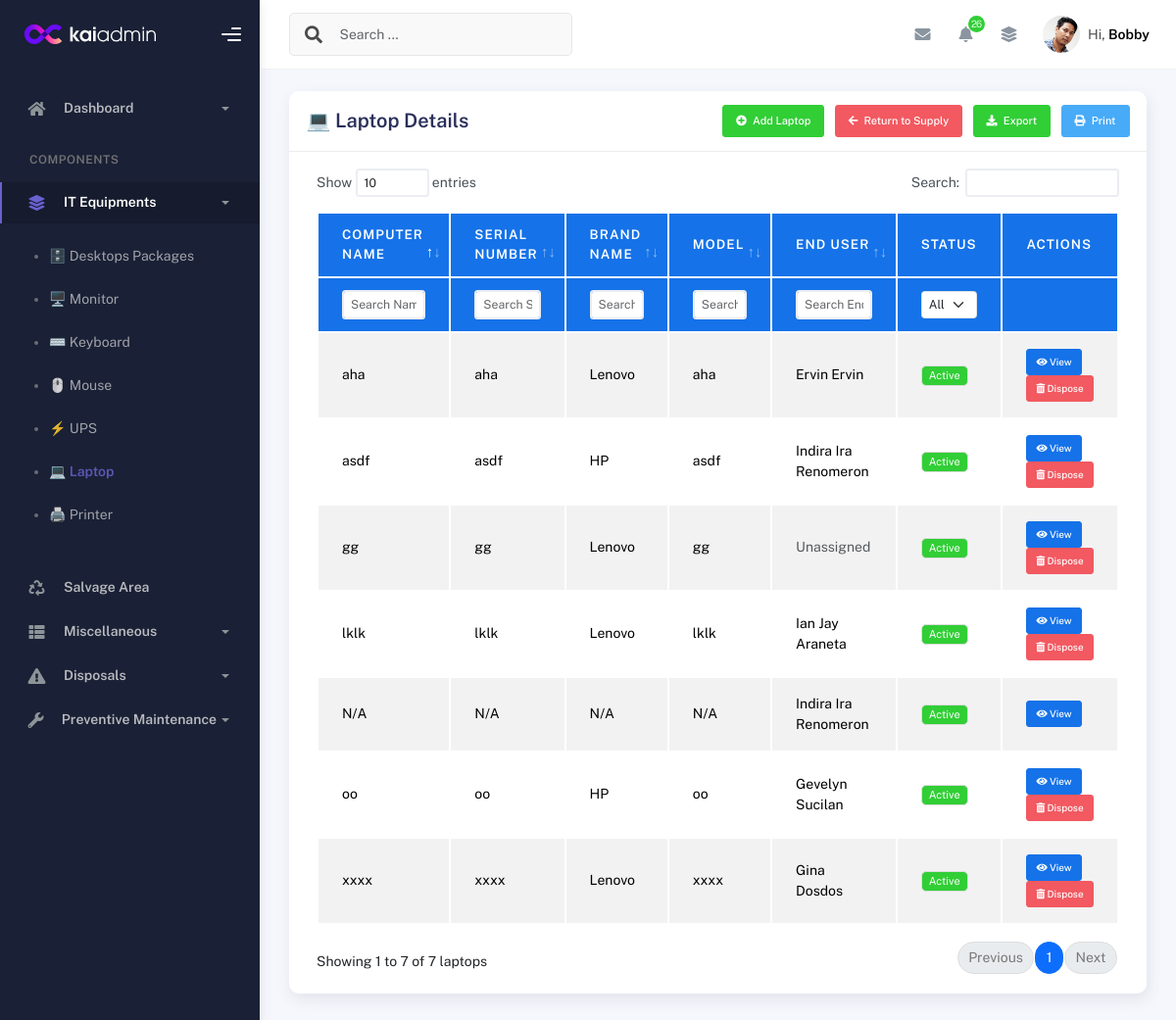
The page /laptops/ (signed in) on the database as committed earlier.
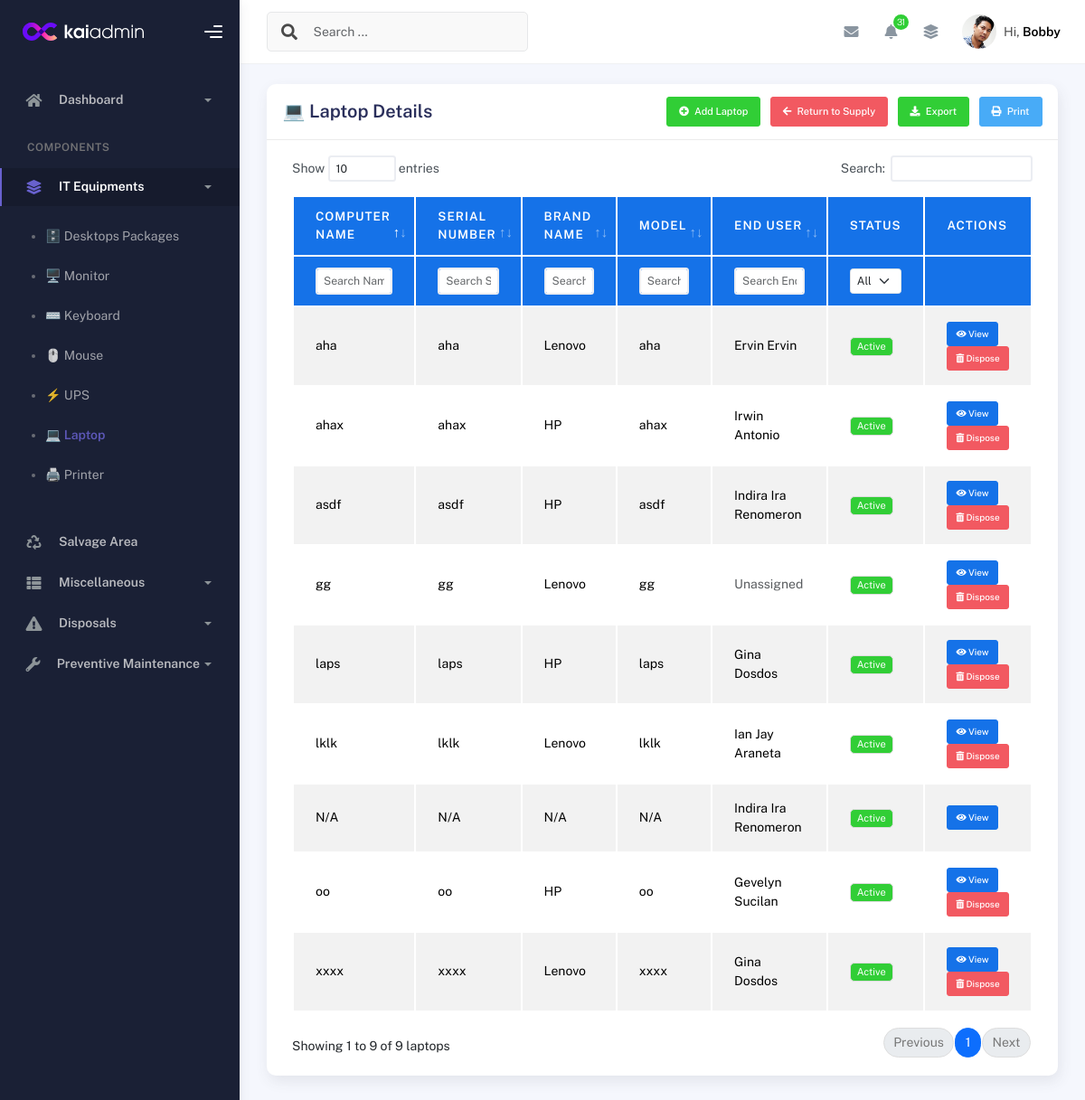
The same page on the database as committed later.
### inventory/models.py (models this page shows, shortened)
class LaptopPackage(models.Model):
    is_disposed = models.BooleanField(default=False)
    disposal_date = models.DateField(null=True, blank=True)
    created_at = models.DateTimeField(auto_now_add=True)
    updated_at = models.DateTimeField(auto_now=True)
    qr_code = models.ImageField(upload_to='qr_codes/laptops', blank=True, null=True)
    pm_schedule_date = models.DateField(null=True, blank=True)
    pm_schedule_notes = models.TextField(null=True, blank=True)

class LaptopDetails(models.Model):
    laptop_package = models.ForeignKey(
        LaptopPackage, related_name='laptop_details', on_delete=models.CASCADE
    )
    laptop_sn_db = models.CharField(max_length=255)
    serial_no_norm = models.CharField(
        max_length=255, null=True, blank=True, db_index=True, editable=False, unique=True
    )
    computer_name = models.CharField(max_length=255, unique=True, null=True)
    brand_name = models.ForeignKey(Brand, on_delete=models.SET_NULL, null=True, blank=True)
    model = models.CharField(max_length=255, null=True, blank=True)
    processor = models.CharField(max_length=100, null=True, blank=True)
    memory = models.CharField(max_length=100, null=True, blank=True)
    drive = models.CharField(max_length=255, null=True, blank=True)
    laptop_OS = models.CharField(max_length=100, blank=True, null=True)
    laptop_Office = models.CharField(max_length=100, blank=True, null=True)
    laptop_OS_keys = models.CharField(max_length=100, blank=True, null=True)
    laptop_Office_keys = models.CharField(max_length=100, blank=True, null=True)
    is_disposed = models.BooleanField(default=False)
    created_at = models.DateTimeField(default=timezone.now)

class Brand(models.Model):
    name = models.CharField(max_length=100, unique=True)
    is_keyboard = models.BooleanField(default=False)
    is_mouse = models.BooleanField(default=False)
    is_monitor = models.BooleanField(default=False)
    is_ups = models.BooleanField(default=False)
    is_desktop = models.BooleanField(default=False)
    is_printer = models.BooleanField(default=False)
    is_laptop = models.BooleanField(default=False)
    def __str__(self):
        return self.name

### inventory/views.py (the view)
# urls.py: path("laptops/", views.laptop_list, name="laptop_list"),
@login_required
def laptop_list(request):
    packages = LaptopPackage.objects.all().select_related()
    laptops = []
    for pkg in packages:
        details = LaptopDetails.objects.filter(laptop_package=pkg, is_disposed=False).first()
        user = UserDetails.objects.filter(laptop_package=pkg).select_related("user_Enduser").first()
        laptops.append({
            "package": pkg,              # ✅ for item.package.id
            "details": details,          # ✅ for item.details.*
            "end_user": user.user_Enduser.full_name if user and user.user_Enduser else None,
        })
    return render(request, "laptop/laptop_list.html", {"laptops": laptops})

### inventory/models.py (called while the page is built)
    @property
    def full_name(self):
        return f"{self.employee_fname} {self.employee_lname}".strip()

    @property
    def avatar_url(self):
        if self.avatar and hasattr(self.avatar, "url"):
            return self.avatar.url
        return "/static/img/default-avatar.png"

### templates/laptop/laptop_list.html (shortened to what the changed rows need)
{% extends 'base.html' %}
{% load static %}
{% block content %}
<div class="container">
  <div class="page-inner">
    <div class="row">
      <div class="col-md-12">
        <div class="card">
          <div class="card-body">
            <div class="table-responsive table-head-bg-primary">
              <table id="laptop-table" class="display table table-striped table-hover" style="width:100%">
                <thead>
                  <tr>
                    <th>Computer Name</th>
                    <th>Serial Number</th>
                    <th>Brand Name</th>
                    <th>Model</th>
                    <th>End User</th>
                    <th>Status</th>
                    <th>Actions</th>
                  </tr>
                  <tr class="filters">
                    <th><input type="text" class="form-control form-control-sm column-search" placeholder="Search Name" data-column="0" /></th>
                    <th><input type="text" class="form-control form-control-sm column-search" placeholder="Search Serial" data-column="1" /></th>
                    <th><input type="text" class="form-control form-control-sm column-search" placeholder="Search Brand" data-column="2" /></th>
                    <th><input type="text" class="form-control form-control-sm column-search" placeholder="Search Model" data-column="3" /></th>
                    <th><input type="text" class="form-control form-control-sm column-search" placeholder="Search End User" data-column="4" /></th>
                    <th>
                      <select class="form-select form-select-sm column-search" data-column="5">
                        <option value="">All</option>
                      </select>
                    </th>
                    <th></th>
                  </tr>
                </thead>
                <tbody>
                  {% for item in laptops %}
                  <tr class="{% if item.details and item.details.is_disposed %}table-danger{% endif %}">
                    <td>
                      {% if item.details %}
                        {{ item.details.computer_name }}
                      {% else %}
                        N/A
                      {% endif %}
                    </td>
                    <td>
                      {% if item.details %}
                        {{ item.details.laptop_sn_db }}
                      {% else %}
                        N/A
                      {% endif %}
                    </td>
                    <td>
                      {% if item.details %}
                        {{ item.details.brand_name }}
                      {% else %}
                        N/A
                      {% endif %}
                    </td>
                    <td>
                      {% if item.details %}
                        {{ item.details.model }}
                      {% else %}
                        N/A
                      {% endif %}
                    </td>
                    <td>
                      {% if item.end_user %}
                        {{ item.end_user }}
                      {% else %}
                        <span class="text-muted">Unassigned</span>
                      {% endif %}
                    </td>
                    <td>
                      {% if item.details and item.details.is_disposed %}
                        <span class="badge bg-danger">Disposed</span>
                      {% else %}
                        <span class="badge bg-success">Active</span>
                      {% endif %}
                    </td>
                    <td>
                      <a href="{% url 'laptop_details_view' item.package.id %}" class="btn btn-primary btn-xs">
                        <i class="fa fa-eye"></i> View
                      </a>
                      {% if item.details and not item.details.is_disposed %}
                        <a href="{% url 'dispose_laptop' item.details.id %}" class="btn btn-danger btn-xs">
                          <i class="fa fa-trash-alt"></i> Dispose
                        </a>
                      {% endif %}
                    </td>
                  </tr>
                  {% empty %}
                  <tr>
                    <td colspan="7" class="text-center text-muted">No laptop records available</td>
                  </tr>
                  {% endfor %}
                </tbody>
              </table>
            </div>
          </div>
        </div>
      </div>
    </div>
  </div>
</div>
{% endblock %}

### templates/base.html (shortened to what the changed rows need)
{% load static %}
<!DOCTYPE html>
<html lang="en">
<head>
  {% block head %}
  <link rel="stylesheet" href="{% static 'css/bootstrap.min.css' %}">
  <link rel="stylesheet" href="{% static 'css/plugins.min.css' %}">
  <link rel="stylesheet" href="{% static 'css/kaiadmin.min.css' %}">
  <link rel="stylesheet" href="{% static 'css/fonts.min.css' %}">
  {% endblock %}
</head>
<body>
  <div class="wrapper">
    <div class="main-panel">
      {% block navbar %}
      <div class="main-header">
        <nav class="navbar navbar-header navbar-header-transparent navbar-expand-lg border-bottom">
          <div class="container-fluid">
            <ul class="navbar-nav topbar-nav ms-md-auto align-items-center">
              <li class="nav-item topbar-icon dropdown hidden-caret">
                <a class="nav-link dropdown-toggle" href="#" id="notifDropdown" role="button" data-bs-toggle="dropdown" aria-haspopup="true" aria-expanded="false">
                  <i class="fa fa-bell"></i>
                  {% if pending_pm_count > 0 %}
                    <span class="notification">{{ pending_pm_count }}</span>
                  {% endif %}
                </a>
              </li>
            </ul>
          </div>
        </nav>
      </div>
      {% endblock %}
      {% block content %}{% endblock %}
    </div>
  </div>
</body>
</html>

Rows that differ between the two databases and show on the page:
added LaptopPackage: details.computer_name "laps", details.laptop_sn_db "laps", details.brand_name "HP", details.model "laps", end_user "Gina Dosdos", shows "Dispose"
added LaptopPackage: details.computer_name "ahax", details.laptop_sn_db "ahax", details.brand_name "HP", details.model "ahax", end_user "Irwin Antonio", shows "Dispose"
Other text that changed with them:
{{ pending_pm_count }}: "26" → "31"
text written by a page script: "Show entries Search: Showing 1 to 7 of 7 laptops Previous 1 Next" → "Show entries Search: Showing 1 to 9 of 9 laptops Previous 1 Next"
